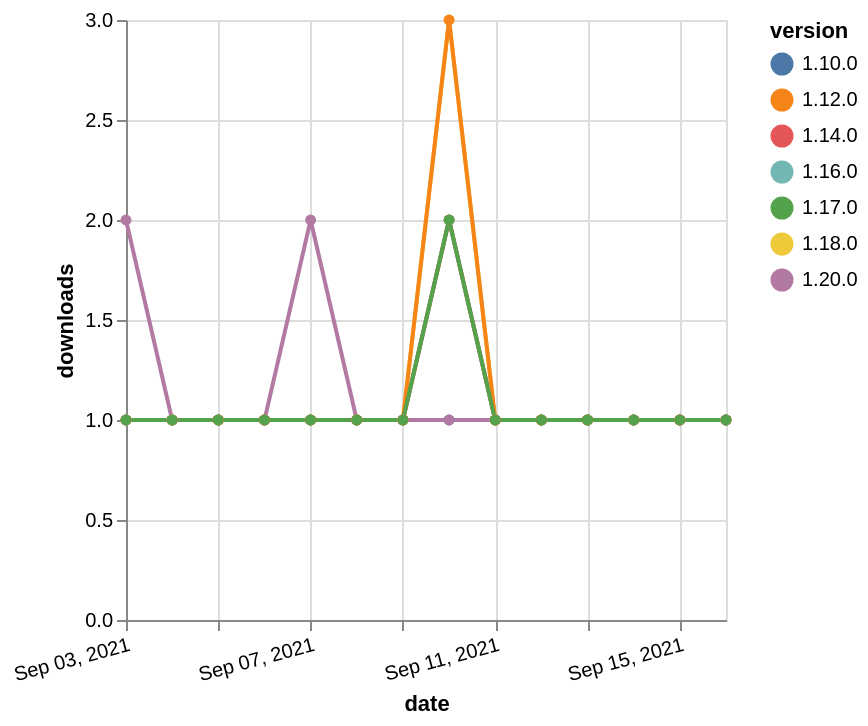

Express this chart as Vega-Lite.
### Vega-Lite specification from a JSON file in a GitHub repository (floating-point values rounded to 4 significant figures)
{"$schema": "https://vega.github.io/schema/vega-lite/v5.json", "description": "A simple bar chart with embedded data.", "data": {"values": [{"date": "2021-09-03", "total": 164, "delta": 1, "version": "1.18.0"}, {"date": "2021-09-04", "total": 165, "delta": 1, "version": "1.18.0"}, {"date": "2021-09-05", "total": 166, "delta": 1, "version": "1.18.0"}, {"date": "2021-09-06", "total": 167, "delta": 1, "version": "1.18.0"}, {"date": "2021-09-07", "total": 168, "delta": 1, "version": "1.18.0"}, {"date": "2021-09-08", "total": 169, "delta": 1, "version": "1.18.0"}, {"date": "2021-09-09", "total": 170, "delta": 1, "version": "1.18.0"}, {"date": "2021-09-10", "total": 173, "delta": 3, "version": "1.18.0"}, {"date": "2021-09-11", "total": 174, "delta": 1, "version": "1.18.0"}, {"date": "2021-09-12", "total": 175, "delta": 1, "version": "1.18.0"}, {"date": "2021-09-13", "total": 176, "delta": 1, "version": "1.18.0"}, {"date": "2021-09-14", "total": 177, "delta": 1, "version": "1.18.0"}, {"date": "2021-09-15", "total": 178, "delta": 1, "version": "1.18.0"}, {"date": "2021-09-16", "total": 179, "delta": 1, "version": "1.18.0"}, {"date": "2021-09-03", "total": 255, "delta": 1, "version": "1.10.0"}, {"date": "2021-09-04", "total": 256, "delta": 1, "version": "1.10.0"}, {"date": "2021-09-05", "total": 257, "delta": 1, "version": "1.10.0"}, {"date": "2021-09-06", "total": 258, "delta": 1, "version": "1.10.0"}, {"date": "2021-09-07", "total": 259, "delta": 1, "version": "1.10.0"}, {"date": "2021-09-08", "total": 260, "delta": 1, "version": "1.10.0"}, {"date": "2021-09-09", "total": 261, "delta": 1, "version": "1.10.0"}, {"date": "2021-09-10", "total": 262, "delta": 1, "version": "1.10.0"}, {"date": "2021-09-11", "total": 263, "delta": 1, "version": "1.10.0"}, {"date": "2021-09-12", "total": 264, "delta": 1, "version": "1.10.0"}, {"date": "2021-09-13", "total": 265, "delta": 1, "version": "1.10.0"}, {"date": "2021-09-14", "total": 266, "delta": 1, "version": "1.10.0"}, {"date": "2021-09-15", "total": 267, "delta": 1, "version": "1.10.0"}, {"date": "2021-09-16", "total": 268, "delta": 1, "version": "1.10.0"}, {"date": "2021-09-03", "total": 112, "delta": 2, "version": "1.20.0"}, {"date": "2021-09-04", "total": 113, "delta": 1, "version": "1.20.0"}, {"date": "2021-09-05", "total": 114, "delta": 1, "version": "1.20.0"}, {"date": "2021-09-06", "total": 115, "delta": 1, "version": "1.20.0"}, {"date": "2021-09-07", "total": 117, "delta": 2, "version": "1.20.0"}, {"date": "2021-09-08", "total": 118, "delta": 1, "version": "1.20.0"}, {"date": "2021-09-09", "total": 119, "delta": 1, "version": "1.20.0"}, {"date": "2021-09-10", "total": 120, "delta": 1, "version": "1.20.0"}, {"date": "2021-09-11", "total": 121, "delta": 1, "version": "1.20.0"}, {"date": "2021-09-12", "total": 122, "delta": 1, "version": "1.20.0"}, {"date": "2021-09-13", "total": 123, "delta": 1, "version": "1.20.0"}, {"date": "2021-09-14", "total": 124, "delta": 1, "version": "1.20.0"}, {"date": "2021-09-15", "total": 125, "delta": 1, "version": "1.20.0"}, {"date": "2021-09-16", "total": 126, "delta": 1, "version": "1.20.0"}, {"date": "2021-09-03", "total": 151, "delta": 1, "version": "1.16.0"}, {"date": "2021-09-04", "total": 152, "delta": 1, "version": "1.16.0"}, {"date": "2021-09-05", "total": 153, "delta": 1, "version": "1.16.0"}, {"date": "2021-09-06", "total": 154, "delta": 1, "version": "1.16.0"}, {"date": "2021-09-07", "total": 155, "delta": 1, "version": "1.16.0"}, {"date": "2021-09-08", "total": 156, "delta": 1, "version": "1.16.0"}, {"date": "2021-09-09", "total": 157, "delta": 1, "version": "1.16.0"}, {"date": "2021-09-10", "total": 159, "delta": 2, "version": "1.16.0"}, {"date": "2021-09-11", "total": 160, "delta": 1, "version": "1.16.0"}, {"date": "2021-09-12", "total": 161, "delta": 1, "version": "1.16.0"}, {"date": "2021-09-13", "total": 162, "delta": 1, "version": "1.16.0"}, {"date": "2021-09-14", "total": 163, "delta": 1, "version": "1.16.0"}, {"date": "2021-09-15", "total": 164, "delta": 1, "version": "1.16.0"}, {"date": "2021-09-16", "total": 165, "delta": 1, "version": "1.16.0"}, {"date": "2021-09-03", "total": 170, "delta": 1, "version": "1.14.0"}, {"date": "2021-09-04", "total": 171, "delta": 1, "version": "1.14.0"}, {"date": "2021-09-05", "total": 172, "delta": 1, "version": "1.14.0"}, {"date": "2021-09-06", "total": 173, "delta": 1, "version": "1.14.0"}, {"date": "2021-09-07", "total": 174, "delta": 1, "version": "1.14.0"}, {"date": "2021-09-08", "total": 175, "delta": 1, "version": "1.14.0"}, {"date": "2021-09-09", "total": 176, "delta": 1, "version": "1.14.0"}, {"date": "2021-09-10", "total": 178, "delta": 2, "version": "1.14.0"}, {"date": "2021-09-11", "total": 179, "delta": 1, "version": "1.14.0"}, {"date": "2021-09-12", "total": 180, "delta": 1, "version": "1.14.0"}, {"date": "2021-09-13", "total": 181, "delta": 1, "version": "1.14.0"}, {"date": "2021-09-14", "total": 182, "delta": 1, "version": "1.14.0"}, {"date": "2021-09-15", "total": 183, "delta": 1, "version": "1.14.0"}, {"date": "2021-09-16", "total": 184, "delta": 1, "version": "1.14.0"}, {"date": "2021-09-03", "total": 306, "delta": 1, "version": "1.12.0"}, {"date": "2021-09-04", "total": 307, "delta": 1, "version": "1.12.0"}, {"date": "2021-09-05", "total": 308, "delta": 1, "version": "1.12.0"}, {"date": "2021-09-06", "total": 309, "delta": 1, "version": "1.12.0"}, {"date": "2021-09-07", "total": 310, "delta": 1, "version": "1.12.0"}, {"date": "2021-09-08", "total": 311, "delta": 1, "version": "1.12.0"}, {"date": "2021-09-09", "total": 312, "delta": 1, "version": "1.12.0"}, {"date": "2021-09-10", "total": 315, "delta": 3, "version": "1.12.0"}, {"date": "2021-09-11", "total": 316, "delta": 1, "version": "1.12.0"}, {"date": "2021-09-12", "total": 317, "delta": 1, "version": "1.12.0"}, {"date": "2021-09-13", "total": 318, "delta": 1, "version": "1.12.0"}, {"date": "2021-09-14", "total": 319, "delta": 1, "version": "1.12.0"}, {"date": "2021-09-15", "total": 320, "delta": 1, "version": "1.12.0"}, {"date": "2021-09-16", "total": 321, "delta": 1, "version": "1.12.0"}, {"date": "2021-09-03", "total": 136, "delta": 1, "version": "1.17.0"}, {"date": "2021-09-04", "total": 137, "delta": 1, "version": "1.17.0"}, {"date": "2021-09-05", "total": 138, "delta": 1, "version": "1.17.0"}, {"date": "2021-09-06", "total": 139, "delta": 1, "version": "1.17.0"}, {"date": "2021-09-07", "total": 140, "delta": 1, "version": "1.17.0"}, {"date": "2021-09-08", "total": 141, "delta": 1, "version": "1.17.0"}, {"date": "2021-09-09", "total": 142, "delta": 1, "version": "1.17.0"}, {"date": "2021-09-10", "total": 144, "delta": 2, "version": "1.17.0"}, {"date": "2021-09-11", "total": 145, "delta": 1, "version": "1.17.0"}, {"date": "2021-09-12", "total": 146, "delta": 1, "version": "1.17.0"}, {"date": "2021-09-13", "total": 147, "delta": 1, "version": "1.17.0"}, {"date": "2021-09-14", "total": 148, "delta": 1, "version": "1.17.0"}, {"date": "2021-09-15", "total": 149, "delta": 1, "version": "1.17.0"}, {"date": "2021-09-16", "total": 150, "delta": 1, "version": "1.17.0"}]}, "width": "container", "mark": {"type": "line", "point": {"filled": true}}, "encoding": {"x": {"field": "date", "type": "temporal", "timeUnit": "yearmonthdate", "title": "date", "axis": {"labelAngle": -15}}, "y": {"field": "delta", "type": "quantitative", "title": "downloads"}, "color": {"field": "version", "type": "nominal"}, "tooltip": {"field": "delta"}}}
